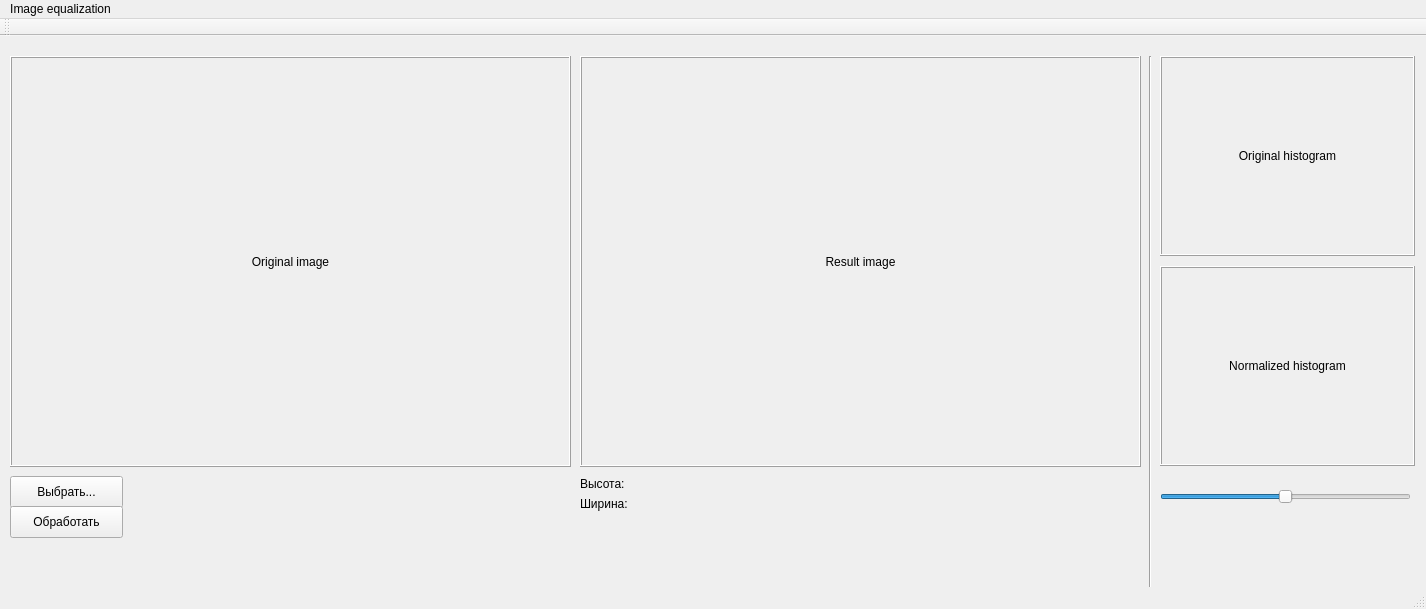
<?xml version="1.0" encoding="UTF-8"?>
<ui version="4.0">
 <class>MainWindow</class>
 <widget class="QMainWindow" name="MainWindow">
  <property name="geometry">
   <rect>
    <x>0</x>
    <y>0</y>
    <width>1426</width>
    <height>609</height>
   </rect>
  </property>
  <property name="minimumSize">
   <size>
    <width>1000</width>
    <height>400</height>
   </size>
  </property>
  <property name="maximumSize">
   <size>
    <width>1426</width>
    <height>609</height>
   </size>
  </property>
  <property name="acceptDrops">
   <bool>true</bool>
  </property>
  <property name="windowTitle">
   <string>Image equalization</string>
  </property>
  <property name="unifiedTitleAndToolBarOnMac">
   <bool>true</bool>
  </property>
  <widget class="QWidget" name="centralWidget">
   <widget class="QPushButton" name="chooseImagePB">
    <property name="geometry">
     <rect>
      <x>10</x>
      <y>440</y>
      <width>113</width>
      <height>32</height>
     </rect>
    </property>
    <property name="text">
     <string>Выбрать...</string>
    </property>
   </widget>
   <widget class="QLabel" name="originalImageLabel">
    <property name="geometry">
     <rect>
      <x>10</x>
      <y>20</y>
      <width>561</width>
      <height>411</height>
     </rect>
    </property>
    <property name="frameShape">
     <enum>QFrame::Box</enum>
    </property>
    <property name="frameShadow">
     <enum>QFrame::Raised</enum>
    </property>
    <property name="text">
     <string>Original image</string>
    </property>
    <property name="alignment">
     <set>Qt::AlignCenter</set>
    </property>
   </widget>
   <widget class="QLabel" name="resultImageLabel">
    <property name="geometry">
     <rect>
      <x>580</x>
      <y>20</y>
      <width>561</width>
      <height>411</height>
     </rect>
    </property>
    <property name="frameShape">
     <enum>QFrame::Box</enum>
    </property>
    <property name="frameShadow">
     <enum>QFrame::Raised</enum>
    </property>
    <property name="text">
     <string>Result image</string>
    </property>
    <property name="alignment">
     <set>Qt::AlignCenter</set>
    </property>
   </widget>
   <widget class="QPushButton" name="processPB">
    <property name="geometry">
     <rect>
      <x>10</x>
      <y>470</y>
      <width>113</width>
      <height>32</height>
     </rect>
    </property>
    <property name="text">
     <string>Обработать</string>
    </property>
   </widget>
   <widget class="QLabel" name="originalHistogramLabel">
    <property name="geometry">
     <rect>
      <x>1160</x>
      <y>20</y>
      <width>255</width>
      <height>200</height>
     </rect>
    </property>
    <property name="frameShape">
     <enum>QFrame::Box</enum>
    </property>
    <property name="frameShadow">
     <enum>QFrame::Raised</enum>
    </property>
    <property name="text">
     <string>Original histogram</string>
    </property>
    <property name="alignment">
     <set>Qt::AlignCenter</set>
    </property>
   </widget>
   <widget class="Line" name="line">
    <property name="geometry">
     <rect>
      <x>1140</x>
      <y>20</y>
      <width>20</width>
      <height>611</height>
     </rect>
    </property>
    <property name="orientation">
     <enum>Qt::Vertical</enum>
    </property>
   </widget>
   <widget class="QLabel" name="normalizedHistogramLabel">
    <property name="geometry">
     <rect>
      <x>1160</x>
      <y>230</y>
      <width>255</width>
      <height>200</height>
     </rect>
    </property>
    <property name="frameShape">
     <enum>QFrame::Box</enum>
    </property>
    <property name="frameShadow">
     <enum>QFrame::Raised</enum>
    </property>
    <property name="text">
     <string>Normalized histogram</string>
    </property>
    <property name="alignment">
     <set>Qt::AlignCenter</set>
    </property>
   </widget>
   <widget class="QSlider" name="lightFactorSlider">
    <property name="enabled">
     <bool>true</bool>
    </property>
    <property name="geometry">
     <rect>
      <x>1160</x>
      <y>450</y>
      <width>251</width>
      <height>22</height>
     </rect>
    </property>
    <property name="acceptDrops">
     <bool>false</bool>
    </property>
    <property name="toolTip">
     <string/>
    </property>
    <property name="statusTip">
     <string/>
    </property>
    <property name="layoutDirection">
     <enum>Qt::LeftToRight</enum>
    </property>
    <property name="autoFillBackground">
     <bool>false</bool>
    </property>
    <property name="maximum">
     <number>510</number>
    </property>
    <property name="value">
     <number>255</number>
    </property>
    <property name="tracking">
     <bool>true</bool>
    </property>
    <property name="orientation">
     <enum>Qt::Horizontal</enum>
    </property>
   </widget>
   <widget class="QLabel" name="label">
    <property name="geometry">
     <rect>
      <x>580</x>
      <y>440</y>
      <width>60</width>
      <height>16</height>
     </rect>
    </property>
    <property name="text">
     <string>Высота:</string>
    </property>
   </widget>
   <widget class="QLabel" name="label_2">
    <property name="geometry">
     <rect>
      <x>580</x>
      <y>460</y>
      <width>60</width>
      <height>16</height>
     </rect>
    </property>
    <property name="text">
     <string>Ширина:</string>
    </property>
   </widget>
   <widget class="QLabel" name="heightLabel">
    <property name="geometry">
     <rect>
      <x>640</x>
      <y>440</y>
      <width>60</width>
      <height>16</height>
     </rect>
    </property>
    <property name="text">
     <string/>
    </property>
   </widget>
   <widget class="QLabel" name="widthLabel">
    <property name="geometry">
     <rect>
      <x>640</x>
      <y>460</y>
      <width>60</width>
      <height>16</height>
     </rect>
    </property>
    <property name="text">
     <string/>
    </property>
   </widget>
  </widget>
  <widget class="QMenuBar" name="menuBar">
   <property name="geometry">
    <rect>
     <x>0</x>
     <y>0</y>
     <width>1426</width>
     <height>22</height>
    </rect>
   </property>
   <widget class="QMenu" name="menuImage_equalization">
    <property name="title">
     <string>Image equalization</string>
    </property>
   </widget>
   <addaction name="menuImage_equalization"/>
  </widget>
  <widget class="QToolBar" name="mainToolBar">
   <attribute name="toolBarArea">
    <enum>TopToolBarArea</enum>
   </attribute>
   <attribute name="toolBarBreak">
    <bool>false</bool>
   </attribute>
  </widget>
  <widget class="QStatusBar" name="statusBar"/>
 </widget>
 <layoutdefault spacing="6" margin="11"/>
 <resources/>
 <connections/>
</ui>
